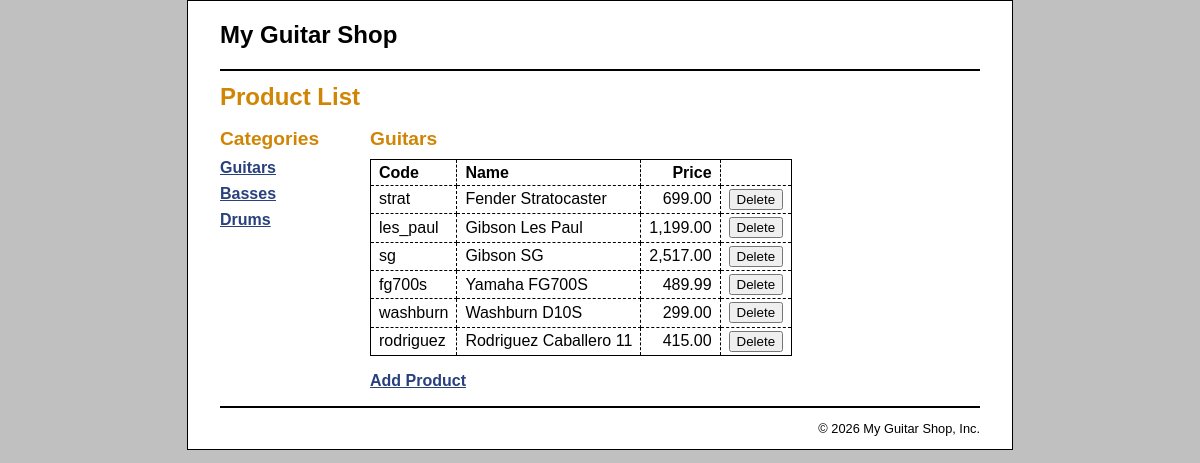
The app's page /EX14-1/product_manager/index.php with its own data.
### tables this page shows
CREATE TABLE IF NOT EXISTS categories (
    categoryID INT NOT NULL AUTO_INCREMENT,
    categoryName VARCHAR(255) NOT NULL,
    PRIMARY KEY (categoryID)
);

CREATE TABLE IF NOT EXISTS products (
    productID INT NOT NULL AUTO_INCREMENT,
    categoryID INT NOT NULL,
    productCode VARCHAR(10) NOT NULL,
    productName VARCHAR(255) NOT NULL,
    productDescription TEXT,
    listPrice DECIMAL(10,2) NOT NULL,
    PRIMARY KEY (productID),
    FOREIGN KEY (categoryID) REFERENCES categories(categoryID)
);

### EX14-1/model/category_db.php (called while the page is built)
<?php
class CategoryDB {
    public function getCategories() {
        $db = Database::getDB();
        $query = 'SELECT * FROM categories
                  ORDER BY categoryID';
        $result = $db->query($query);
        $categories = array();
        foreach ($result as $row) {
            $category = new Category();
            $category->setID($row['categoryID']);
            $category->setName($row['categoryName']);
            $categories[] = $category;
        }
        return $categories;
    }
    public function getCategory($category_id) {
        $db = Database::getDB();
        $query = "SELECT * FROM categories
                  WHERE categoryID = '$category_id'";
        $statement = $db->query($query);
        $row = $statement->fetch();
        $category = new Category();
        $category->setID($row['categoryID']);
        $category->setName($row['categoryName']);
        return $category;
    }
}
?>

### EX14-1/model/category.php (called while the page is built)
<?php
class Category {
    private $id;
    private $name;
    public function __construct() {
        $this->id = 0;
        $this->name = '';
    }
    public function getID() {
        return $this->id;
    }
    public function setID($value) {
        $this->id = $value;
    }
    public function getName() {
        return $this->name;
    }
    public function setName($value) {
        $this->name = $value;
    }
}
?>

### EX14-1/model/product_db.php (called while the page is built, shortened)
<?php
class ProductDB {
    public function getProductsByCategory($category_id) {
        $db = Database::getDB();
        $categoryDB = new CategoryDB();
        $category = $categoryDB->getCategory($category_id);
        $query = "SELECT * FROM products
                  WHERE categoryID = '$category_id'
                  ORDER BY productID";
        $result = $db->query($query);
        $products = array();
        foreach ($result as $row) {
            $product = new Product();
            $product->setCategory($category);
            $product->setId($row['productID']);
            $product->setCode($row['productCode']);
            $product->setName($row['productName']);
            $product->setPrice($row['listPrice']);
            $products[] = $product;
        }
        return $products;
    }
}
?>

### EX14-1/model/product.php (called while the page is built, shortened)
<?php
class Product {
    private $category, $id, $code, $name, $price;
    public function __construct() {
        $this->name = '';
        $this->price = 0;
    }
    public function getCode() {
        return $this->code;
    }
    public function setCode($value) {
        $this->code = $value;
    }
    public function getName() {
        return $this->name;
    }
    public function setName($value) {
        $this->name = $value;
    }
    public function getPrice() {
        $formatted_price = number_format($this->price, 2);
        return $formatted_price;
    }
    public function setPrice($value) {
        $this->price = $value;
    }
}
?>

### EX14-1/product_manager/product_list.php (the view, shortened to what this page needs)
<?php include '../view/header.php'; ?>
<main>
    <h1>Product List</h1>
    <aside>
        <h2>Categories</h2>
        <nav>
        <ul>
        <?php foreach ($categories as $category) : ?>
            <li>
            <a href="?category_id=<?php echo $category->getID(); ?>">
                <?php echo $category->getName(); ?>
            </a>
            </li>
        <?php endforeach; ?>
        </ul>
        </nav>
    </aside>
    <section>
        <h2><?php echo $current_category->getName(); ?></h2>
        <table>
            <tr>
                <th>Code</th>
                <th>Name</th>
                <th class="right">Price</th>
                <th>&nbsp;</th>
            </tr>
            <?php foreach ($products as $product) : ?>
            <tr>
                <td><?php echo $product->getCode(); ?></td>
                <td><?php echo $product->getName(); ?></td>
                <td class="right"><?php echo $product->getPrice(); ?>
                </td>
                <td><form action="." method="post"
                          id="delete_product_form">
                    <input type="submit" value="Delete">
                </form></td>
            </tr>
            <?php endforeach; ?>
        </table>
        <p><a href="?action=show_add_form">Add Product</a></p>
    </section>
</main>
<?php include '../view/footer.php'; ?>

### EX14-1/product_manager/index.php (shortened to what this page needs)
<?php
require_once __DIR__ . '/../model/category.php';
require_once __DIR__ . '/../model/category_db.php';
require_once __DIR__ . '/../model/product.php';
require_once __DIR__ . '/../model/product_db.php';
$categoryDB = new CategoryDB();
$productDB = new ProductDB();
$action = filter_input(INPUT_POST, 'action');
if ($action == NULL) {
    $action = filter_input(INPUT_GET, 'action');
    if ($action == NULL) {
        $action = 'list_products';
    }
}
if ($action == 'list_products') {
    $category_id = filter_input(INPUT_GET, 'category_id',
            FILTER_VALIDATE_INT);
    if ($category_id == NULL || $category_id == FALSE) {
        $category_id = 1;
    }
    $current_category = $categoryDB->getCategory($category_id);
    $categories = $categoryDB->getCategories();
    $products = $productDB->getProductsByCategory($category_id);
    include __DIR__ . '/product_list.php';
} else if ($action == 'delete_product') {
    $product_id = filter_input(INPUT_POST, 'product_id',
            FILTER_VALIDATE_INT);
    $category_id = filter_input(INPUT_POST, 'category_id',
            FILTER_VALIDATE_INT);
    $productDB->deleteProduct($product_id);
    header("Location: .?category_id=$category_id");
} else if ($action == 'show_add_form') {
    $categories = $categoryDB->getCategories();
    include __DIR__ . '/product_add.php';
} else if ($action == 'add_product') {
    $category_id = filter_input(INPUT_POST, 'category_id',
            FILTER_VALIDATE_INT);
    $code = filter_input(INPUT_POST, 'code');
    $name = filter_input(INPUT_POST, 'name');
    $price = filter_input(INPUT_POST, 'price');
    if ($category_id == NULL || $category_id == FALSE || $code == NULL ||
            $name == NULL || $price == NULL || $price == FALSE) {
        $error = "Invalid product data. Check all fields and try again.";
        include __DIR__ . '/../errors/error.php';
    } else {
        $current_category = $categoryDB->getCategory($category_id);
        $product = new Product();
        $product->setCategory($current_category);
        $product->setCode($code);
        $product->setName($name);
        $product->setPrice($price);
        $productDB->addProduct($product);
        header("Location: .?category_id=$category_id");
    }
}
?>

### EX14-1/view/header.php (shortened to what this page needs)
<?php
$app_root = dirname(__DIR__);
$script_dir = isset($_SERVER['SCRIPT_FILENAME']) ? dirname($_SERVER['SCRIPT_FILENAME']) : $app_root;
$css_path = (realpath($script_dir) === realpath($app_root)) ? 'main.css' : '../main.css';
?>
<!DOCTYPE html>
<html>
<head>
    <link rel="stylesheet" type="text/css"
          href="<?php echo $css_path; ?>">
</head>
<body>
<header><h1>My Guitar Shop</h1></header>

### EX14-1/view/footer.php
<footer>
    <p class="copyright">
        &copy; <?php echo date("Y"); ?> My Guitar Shop, Inc.
    </p>
</footer>
</body>
</html>

### EX14-1/main.css (style rules this page uses)
html { background-color: rgb(192, 192, 192); }
body { font-family: Arial, Helvetica, sans-serif; width: 760px; margin: 0 auto; padding: 0 2em; background-color: white; border: 1px solid black; }
header { border-bottom: 2px solid black; padding: .5em 0; }
header h1 { color: black; }
aside { float: left; width: 150px; }
section { float: left; width: 500px; }
footer { clear: both; border-top: 2px solid black; }
footer p { text-align: right; font-size: 80%; }
h1 { font-size: 150%; margin: .5em 0; }
h2 { font-size: 120%; margin: .25em 0 .5em; }
h1, h2 { color: rgb(208, 133, 4); }
ul { list-style-type: none; margin: 0; padding-left: 0; padding-bottom: 1em; }
li { padding-bottom: 0.5em; }
a { color: rgb(41, 64, 124); font-weight: bold; }
table { border: 1px solid black; border-collapse: collapse; margin-bottom: 1em; }
td, th { border: 1px dashed black; padding: .2em .5em .2em .5em; text-align: left; }
.right { text-align: right; }

### records on screen
categories: categoryName "Guitars"
categories: categoryName "Basses"
categories: categoryName "Drums"
products: productCode "strat", productName "Fender Stratocaster", listPrice "699.00"
products: productCode "les_paul", productName "Gibson Les Paul", listPrice "1,199.00"
products: productCode "sg", productName "Gibson SG", listPrice "2,517.00"
products: productCode "fg700s", productName "Yamaha FG700S", listPrice "489.99"
products: productCode "washburn", productName "Washburn D10S", listPrice "299.00"
products: productCode "rodriguez", productName "Rodriguez Caballero 11", listPrice "415.00"
